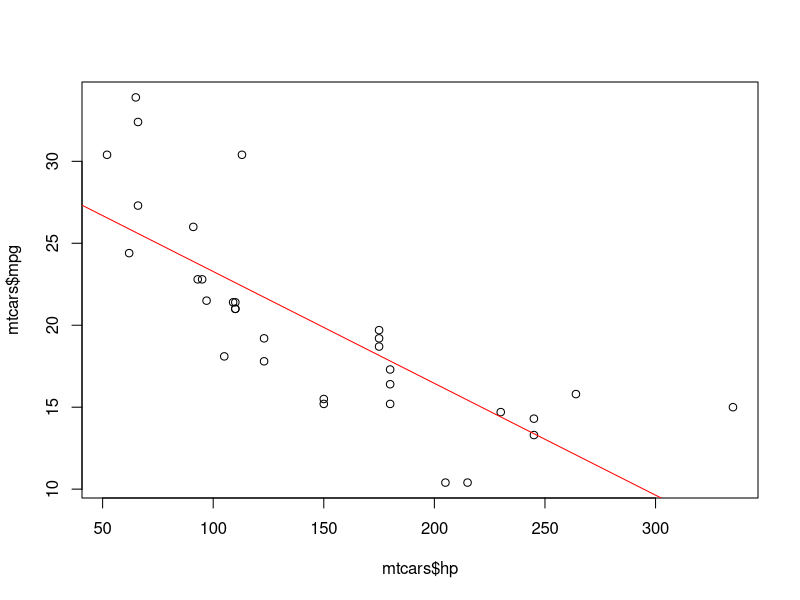

Reproduce this figure in R.
# classify-glm.R
# Example script demonstrating basic data management.
# Learn R! workshop series

data(mtcars)  # Motor Trend Cars Data
names(mtcars) # inspect variable names
head(mtcars)  # view first few observations

# build a simple linear model
model1 <- glm(mpg ~ hp, data=mtcars)
summary(model1)  # horsepower and mpg are inversely related
# view our model fit
plot(mtcars$hp,mtcars$mpg)
abline(model1,col="red")

# classify horsepower as above/below 150
hp150 <- (mtcars$hp>150)
# inspect
table(hp150)


# use in a linear regression
model2 <- glm(mtcars$mpg ~ hp150)
summary(model2)





